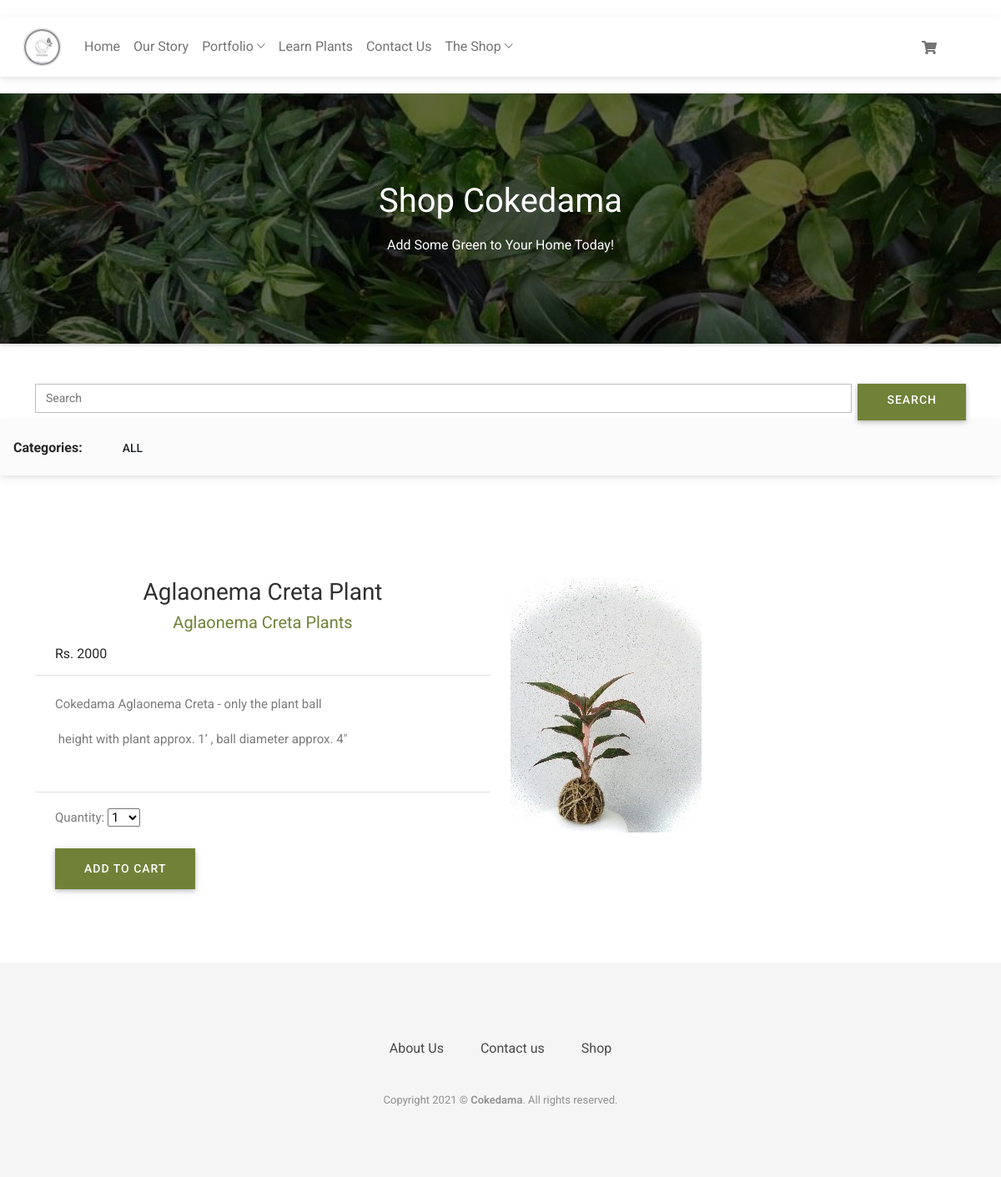
Page /store/33/aglaonema-creta-plant/ on the committed database.
### store/models.py (models this page shows, shortened)
class Product(models.Model):
    category = models.ForeignKey(Category,
                                 related_name='products',
                                 on_delete=models.CASCADE)
    name = models.CharField(max_length=200, db_index=True)
    slug = models.SlugField(max_length=200, db_index=True)
    list_image = StdImageField(upload_to='products/%Y/%m/%d', blank=True, variations={
        'medium': {"width": 200, "height": 200, "crop": True}
    })
    image = models.ImageField(upload_to='products/%Y/%m/%d',
                              blank=True)
    description = RichTextField(blank=True)
    price = models.DecimalField(max_digits=10, decimal_places=0)
    available = models.BooleanField(default=True)
    created = models.DateTimeField(auto_now_add=True)
    updated = models.DateTimeField(auto_now=True)
    product_code = models.CharField(max_length=200, blank=True, default='')
    class Meta:
        ordering = ('name',)
        index_together = (('id', 'slug'),)

class Category(models.Model):
    name = models.CharField(max_length=200)
    slug = models.SlugField(max_length=200,
                            unique=True)
    class Meta:
        ordering = ('name',)
        verbose_name = 'category'
        verbose_name_plural = 'categories'
    def __str__(self):
        return self.name
    def get_absolute_url(self):
        return reverse('store:product_list_by_category',
                       args=[self.slug])

### store/views.py (the view)
# urls.py: path('<int:id>/<slug:slug>/', views.product_detail, name='product_detail'),
def product_detail(request, id, slug):
    product = get_object_or_404(Product,
                                id=id,
                                slug=slug,
                                available=True,
                                )
    cart_product_form = CartAddProductForm()
    return render(request,
                  'store/product/detail.html',
                  {'product': product,
                   'cart_product_form': cart_product_form}
                  )

### cart/forms.py
class CartAddProductForm(forms.Form):
    quantity = forms.TypedChoiceField(
                                choices=PRODUCT_QUANTITY_CHOICES,
                                coerce=int)
    override = forms.BooleanField(required=False,
                                  initial=False,
                                  widget=forms.HiddenInput)

### cart/cart.py (called while the page is built)
    def __len__(self):
        return sum(item['quantity'] for item in self.cart.values())

### cart/context_processors.py (called while the page is built)
def cart(request):
    return {'cart': Cart(request)}

### store/templates/store/product/detail.html (shortened to what this page needs)
{% extends "main_base.html" %}
{% load static %}
{% block content %}
    <div
            class="p-5 text-center bg-image shadow-1-strong"
            style="
                    background-image: url({% static 'website/images/call-to-action-bg.jpg' %});
                    height: 300px;
                    "
    >
        <div class="mask" style="background-color: rgba(0, 0, 0, 0.6);">
            <div class="d-flex justify-content-center align-items-center h-100">
                <div class="text-white">
                    <h1 class="mb-3">Shop Cokedama</h1>
                    <h8 class="mb-3">Add Some Green to Your Home Today!</h8>
                </div>
            </div>
        </div>
    </div>
    <main class="mt-5">
        <div class="container">
            <form class="d-flex input-group w-auto" action="/store/search">
                <div class="input-group">
                    <input
                            name="q"
                            type="text"
                            class="form-control mr-sm-2"
                            placeholder="Search"
                            aria-label="Search"
                            aria-describedby="search-addon"
                    />
                    <button type="submit" class="btn btn-main text-center">Search</button>
                </div>
            </form>
        </div>
    </main>
    <nav class="navbar navbar-expand-lg navbar-light bg-light mg-4">
            <div class="collapse navbar-collapse" style= "overflow: auto;white-space: nowrap;" id="navbarSupportedContent">
                <strong class="text-dark mr-2">Categories:</strong>
                <ul class="navbar-nav me-auto mb-2 mb-lg-0">
                    <li><a class="dropdown-item" href="{% url "store:product_list" %}">All</a></li>
                </ul>
            </div>
        </nav>
<section class="portfolio-single-page section-sm">
        <div class="container">
            <div class="row ">
                <div class="col">
                    <div class="project-details">
                        <h2 class=" text-center"><strong>{{ product.name }}</strong></h2>
			<h5 class=" text-center"><a href="{{ product.category.get_absolute_url }}">{{ product.category }}</a></h5>
                         <ul class=" list-group-flush">
                            <li class="list-group-item"><h6>Rs. {{ product.price }}</h6></li>
                            <li class="list-group-item">
                                <p class="mb-1">{{ product.description|safe }}</p></li>
                            <li class="list-group-item" >
                                <form action="{% url 'cart:cart_add' product.id %}" method="post" >
                                    {{ cart_product_form.as_p }}
                                    <input type="submit" class="btn btn-main text-center" value="Add to cart">
                                </form>
                            </li>
                        </ul>
                    </div>
                </div>
                <div class="col-sm float-left">
                        <img class="img-fluid float-left" src="
                                {% if product.image %}{{ product.image.url }}{% else %}{% static "store/img/no_image.png" %}{% endif %}">
                </div>
            </div>
        </div>
    </section>
{% endblock %}

### static/website/css/style.css (style rules this page uses)
body { line-height: 1.65; font-family: "Roboto", sans-serif; -webkit-font-smoothing: antialiased; }
h1, h2, h3, h4, h5, h6 { font-family: "Roboto", sans-serif; }
h1, h2, h3, h4, h5, h6 { font-weight: 400; }
h1 { font-size: 40px; }
h2 { font-size: 28px; }
p { color: #7B7B7B; font-size: 15px; font-family: "Roboto", sans-serif; line-height: 1.7; }
ol, ul { margin: 0; padding: 0; list-style: none; }
a, a:focus, a:hover { text-decoration: none; outline: 0; color: #708238; }
input[type="email"], input[type="password"], input[type="text"], input[type="tel"] { box-shadow: none; height: 45px; outline: none; font-size: 14px; }
.form-control { box-shadow: none; border-radius: 0; }
.btn-main, .btn-transparent, .btn-small { background: #708238; color: #fff; display: inline-block; font-size: 14px; letter-spacing: 1px; padding: 14px 35px; text-transform: uppercase; border-radius: 0; transition: all 0.2s ease; }
.section-sm { padding: 70px 0; }
.dropdown-item { padding: .8rem 1.5rem; text-transform: uppercase; font-size: 14px; font-weight: 500; }
.portfolio-single-page .project-details strong { color: #313131; font-weight: normal; }
.portfolio-single-page .project-details ul li { margin-bottom: 10px; }

### rows in the picture
Product: name "Aglaonema Creta Plant", category "Aglaonema Creta Plants", price "2000", description "Cokedama Aglaonema Creta - only the plant ball height with plant approx. 1’ , ball diameter approx. 4\"", image (picture)
